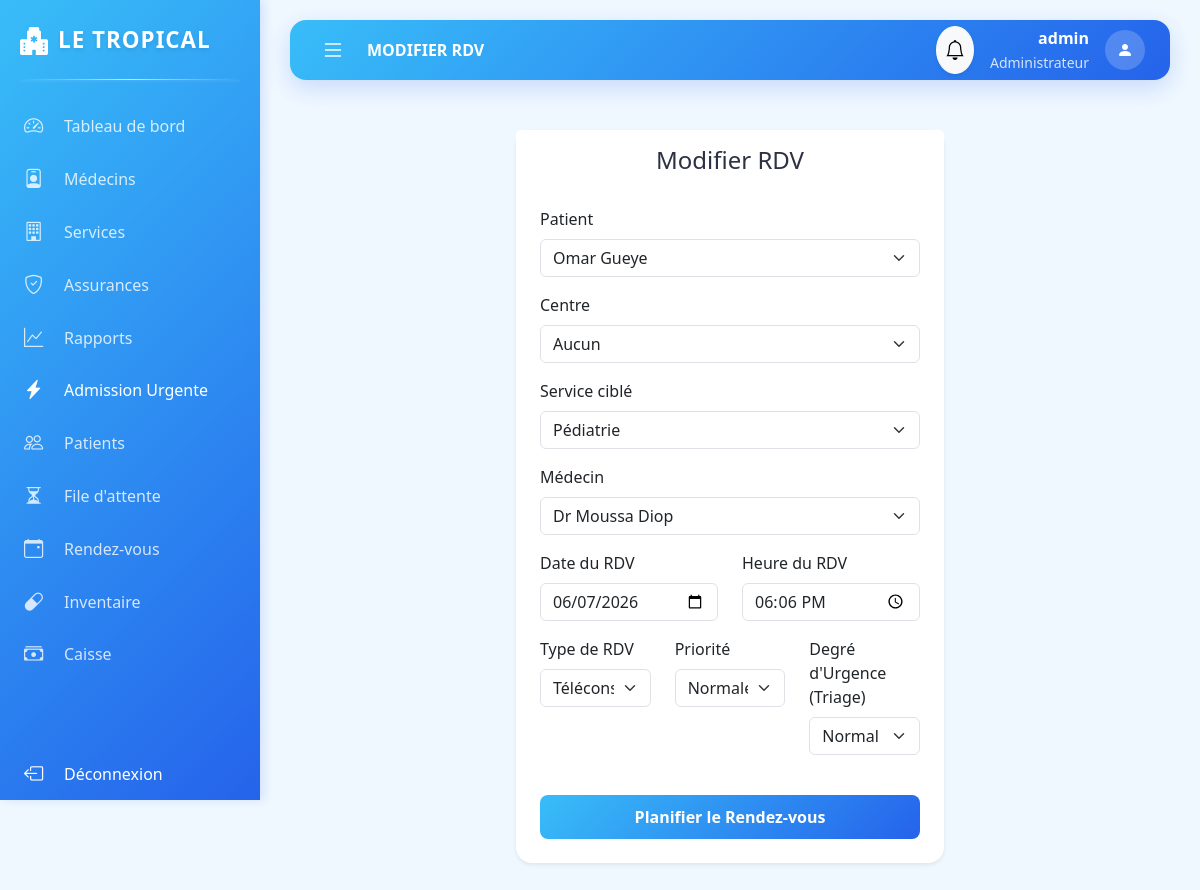
Screenshot of /rdv/modifier/5 (signed in) with the database file from the repository.
### app/models.py (models this page shows)
class Utilisateur(db.Model, UserMixin):
    id = db.Column(db.Integer, primary_key=True)
    username = db.Column(db.String(50), unique=True, nullable=False)
    password = db.Column(db.String(100), nullable=False)
    role = db.Column(db.String(20), nullable=False) # Admin, Medecin, Patient, Pharmacien, Receptionniste
    date_creation = db.Column(db.DateTime, default=datetime.utcnow)
    patient_id = db.Column(db.Integer, db.ForeignKey('patient.id'), nullable=True)
    patient = db.relationship('Patient', backref=db.backref('user', uselist=False))
    medecin_id = db.Column(db.Integer, db.ForeignKey('medecin.id'), nullable=True)
    medecin = db.relationship('Medecin', backref=db.backref('user', uselist=False))

class RendezVous(db.Model):
    id = db.Column(db.Integer, primary_key=True)
    date_rdv = db.Column(db.Date, nullable=False)
    heure_rdv = db.Column(db.Time, nullable=False)
    statut = db.Column(db.String(20), default='Programmé') # Programmé, Annulé, Terminé, Urgence
    type_rdv = db.Column(db.String(20), default='Présentiel') # Présentiel, Téléconsultation
    priorite = db.Column(db.Integer, default=1)
    degre_urgence = db.Column(db.String(20), default='Normal') # Normal, Moyen, Critique (Triage)
    patient_id = db.Column(db.Integer, db.ForeignKey('patient.id'), nullable=False)
    medecin_id = db.Column(db.Integer, db.ForeignKey('medecin.id'), nullable=False)
    service_id = db.Column(db.Integer, db.ForeignKey('service.id'), nullable=True)
    centre_id = db.Column(db.Integer, db.ForeignKey('centre.id'), nullable=True)
    consultation = db.relationship('Consultation', backref='rdv', uselist=False)

### app/routes.py (the view, shortened to what this page needs)
@main.route("/rdv/modifier/<int:rdv_id>", methods=['GET', 'POST'])
@login_required
def modifier_rdv(rdv_id):
    rdv = RendezVous.query.get_or_404(rdv_id); form = RDVForm(obj=rdv)
    form.patient_id.choices = [(p.id, f"{p.prenom} {p.nom}") for p in Patient.query.all()]
    form.centre_id.choices = [(0, 'Aucun')] + [(c.id, c.nom_centre) for c in Centre.query.all()]
    form.service_id.choices = [(s.id, s.nom_service) for s in Service.query.all()]
    form.medecin_id.choices = [(m.id, f"Dr {m.prenom} {m.nom}") for m in Medecin.query.all()]
    return render_template('rdv_form.html', form=form, title='Modifier RDV')

### app/forms.py
class RDVForm(FlaskForm):
    patient_id = SelectField('Patient', coerce=int, validators=[DataRequired()])
    centre_id = SelectField('Centre', coerce=int, validators=[Optional()])
    service_id = SelectField('Service ciblé', coerce=int, validators=[DataRequired()])
    medecin_id = SelectField('Médecin', coerce=int, validators=[DataRequired()])
    date_rdv = DateField('Date du RDV', validators=[DataRequired()])
    heure_rdv = TimeField('Heure du RDV', validators=[DataRequired()])
    type_rdv = SelectField('Type de RDV', choices=[('Présentiel', 'Présentiel'), ('Téléconsultation', 'Téléconsultation')], default='Présentiel')
    priorite = SelectField('Priorité', choices=[(1, 'Basse'), (2, 'Normale'), (3, 'Haute')], coerce=int, default=2)
    degre_urgence = SelectField('Degré d\'Urgence (Triage)', choices=[('Normal', 'Normal'), ('Moyen', 'Moyen'), ('Critique', 'Critique')], default='Normal')
    submit = SubmitField('Planifier le Rendez-vous')

### app/__init__.py (called while the page is built)
def create_app(config_class=Config):
    app = Flask(__name__)
    app.config.from_object(Config)
    db.init_app(app)
    bcrypt.init_app(app)
    login_manager.init_app(app)
    from app.routes import main
    app.register_blueprint(main)
    from app.transfert import transfert_bp
    app.register_blueprint(transfert_bp)
    @app.context_processor
    def inject_now():
        from datetime import datetime
        return {'datetime': datetime}
    return app

### app/models.py (called while the page is built)
@login_manager.user_loader
def load_user(user_id):
    return Utilisateur.query.get(int(user_id))

### app/routes.py (called while the page is built)
@main.app_context_processor
def inject_notifications():
    if current_user.is_authenticated: return dict(unread_notifications=[n for n in current_user.notifications if not n.lu])
    return dict(unread_notifications=[])

### app/templates/rdv_form.html (shortened to what this page needs)
{% extends "base.html" %}
{% block content %}
<div class="row justify-content-center">
    <div class="col-md-6">
        <div class="card shadow-sm border-0">
            <div class="card-header bg-white py-3 border-0 text-center">
                <h4 class="mb-0" style="color: var(--sn-green);">{{ title }}</h4>
            </div>
            <div class="card-body px-4 pb-4">
                <form method="POST" action="">
                    <div class="mb-3">
                        {{ form.patient_id.label(class="form-label") }}
                        {{ form.patient_id(class="form-select") }}
                    </div>
                    <div class="mb-3">
                        {{ form.centre_id.label(class="form-label") }}
                        {{ form.centre_id(class="form-select") }}
                    </div>
                    <div class="mb-3">
                        {{ form.service_id.label(class="form-label") }}
                        {{ form.service_id(class="form-select") }}
                    </div>
                    <div class="mb-3">
                        {{ form.medecin_id.label(class="form-label") }}
                        {{ form.medecin_id(class="form-select") }}
                    </div>
                    <div class="row">
                        <div class="col-md-6 mb-3">
                            {{ form.date_rdv.label(class="form-label") }}
                            {{ form.date_rdv(class="form-control", type="date") }}
                        </div>
                        <div class="col-md-6 mb-3">
                            {{ form.heure_rdv.label(class="form-label") }}
                            {{ form.heure_rdv(class="form-control", type="time") }}
                        </div>
                    </div>
                    <div class="row">
                        <div class="col-md-4 mb-3">
                            {{ form.type_rdv.label(class="form-label") }}
                            {{ form.type_rdv(class="form-select") }}
                        </div>
                        <div class="col-md-4 mb-3">
                            {{ form.priorite.label(class="form-label") }}
                            {{ form.priorite(class="form-select") }}
                        </div>
                        <div class="col-md-4 mb-3">
                            {{ form.degre_urgence.label(class="form-label") }}
                            {{ form.degre_urgence(class="form-select") }}
                        </div>
                    </div>
                    <div class="mt-4 d-grid">
                        {{ form.submit(class="btn btn-senegal") }}
                    </div>
                </form>
            </div>
        </div>
    </div>
</div>
{% endblock %}

### app/templates/base.html (shortened to what this page needs)
<!DOCTYPE html>
<html lang="fr">
<head>
    <link href="https://cdn.jsdelivr.net/npm/bootstrap@5.3.0/dist/css/bootstrap.min.css" rel="stylesheet">
    <link rel="stylesheet" href="https://cdn.jsdelivr.net/npm/bootstrap-icons@1.11.0/font/bootstrap-icons.css">
</head>
<body>
    {% if current_user.is_authenticated %}
    <div id="sidebar">
        <div class="sidebar-header">
            <i class="bi bi-hospital-fill text-success fs-3"></i>
            <span class="logo-text">LE TROPICAL</span>
        </div>
            <a href="{{ url_for('main.dashboard') }}" class="menu-item {{ 'active' if request.endpoint == 'main.dashboard' }}">
                <i class="bi bi-speedometer2"></i>
                <span class="menu-text">Tableau de bord</span>
            </a>
            {% if current_user.role == 'Administrateur' %}
            <a href="{{ url_for('main.list_medecins') }}" class="menu-item {{ 'active' if request.endpoint == 'main.list_medecins' }}">
                <i class="bi bi-person-badge"></i>
                <span class="menu-text">Médecins</span>
            </a>
            <a href="{{ url_for('main.list_services') }}" class="menu-item {{ 'active' if request.endpoint == 'main.list_services' }}">
                <i class="bi bi-building"></i>
                <span class="menu-text">Services</span>
            </a>
            <a href="{{ url_for('main.list_assurances') }}" class="menu-item {{ 'active' if request.endpoint == 'main.list_assurances' }}">
                <i class="bi bi-shield-check"></i>
                <span class="menu-text">Assurances</span>
            </a>
            <a href="{{ url_for('main.rapports') }}" class="menu-item {{ 'active' if request.endpoint == 'main.rapports' }}">
                <i class="bi bi-graph-up"></i>
                <span class="menu-text">Rapports</span>
            </a>
            {% endif %}
            {% if current_user.role in ['Administrateur', 'Receptionniste'] %}
            <a href="{{ url_for('main.admission_urgence') }}" class="menu-item {{ 'active' if request.endpoint == 'main.admission_urgence' }} text-danger">
                <i class="bi bi-lightning-charge-fill"></i>
                <span class="menu-text">Admission Urgente</span>
            </a>
            {% endif %}
            {% if current_user.role in ['Administrateur', 'Receptionniste', 'Medecin'] %}
            <a href="{{ url_for('main.list_patients') }}" class="menu-item {{ 'active' if request.endpoint == 'main.list_patients' }}">
                <i class="bi bi-people"></i>
                <span class="menu-text">Patients</span>
            </a>
            {% endif %}
            {% if current_user.role in ['Administrateur', 'Receptionniste'] %}
            <a href="{{ url_for('main.file_attente') }}" class="menu-item {{ 'active' if request.endpoint == 'main.file_attente' }}">
                <i class="bi bi-hourglass-split"></i>
                <span class="menu-text">File d'attente</span>
            </a>
            {% endif %}
            {% if current_user.role not in ['Pharmacien', 'Caissier'] %}
            <a href="{{ url_for('main.list_rdvs') }}" class="menu-item {{ 'active' if request.endpoint == 'main.list_rdvs' }}">
                <i class="bi bi-calendar-event"></i>
                <span class="menu-text">Rendez-vous</span>
            </a>
            {% endif %}
            {% if current_user.role == 'Pharmacien' or current_user.role == 'Administrateur' %}
            <a href="{{ url_for('main.pharmacie_inventaire') }}" class="menu-item {{ 'active' if request.endpoint == 'main.pharmacie_inventaire' }}">
                <i class="bi bi-capsule"></i>
                <span class="menu-text">Inventaire</span>
            </a>
            {% endif %}
            {% if current_user.role in ['Caissier', 'Administrateur'] %}
            <a href="{{ url_for('main.caisse_factures') }}" class="menu-item {{ 'active' if request.endpoint == 'main.caisse_factures' }}">
                <i class="bi bi-cash-stack"></i>
                <span class="menu-text">Caisse</span>
            </a>
            {% endif %}
            <div class="mt-auto pt-5">
                <a href="{{ url_for('main.logout') }}" class="menu-item text-danger">
                    <i class="bi bi-box-arrow-left"></i>
                    <span class="menu-text">Déconnexion</span>
                </a>
            </div>
        </div>
    <div id="main-wrapper">
        <header class="top-navbar">
            <button class="toggle-btn" id="sidebarToggle">
                <i class="bi bi-list"></i>
            </button>
            <div class="ms-3 fw-bold text-uppercase d-none d-md-block">
                {{ title if title else "Portail Santé" }}
            </div>
            <div class="ms-auto d-flex align-items-center">
                <div class="dropdown me-3">
                    <button class="btn btn-light position-relative rounded-circle shadow-sm p-2" type="button" data-bs-toggle="dropdown">
                        <i class="bi bi-bell fs-5"></i>
                    </button>
                </div>
                <div class="text-end me-3 d-none d-sm-block">
                    <div class="fw-bold">{{ current_user.username }}</div>
                    <small class="text-muted">{{ current_user.role }}</small>
                </div>
                <div class="rounded-circle bg-success text-white d-flex align-items-center justify-content-center" style="width: 40px; height: 40px;">
                    <i class="bi bi-person-fill"></i>
                </div>
            </div>
        </header>
        <main class="content-area">
            {% block content %}{% endblock %}
        </main>
    </div>
    {% else %}
    <div class="content-area p-0">
        {% block auth_content %}{% endblock %}
    </div>
    {% endif %}
</body>
</html>

### app/templates/base.html (style rules this page uses)
:root { --primary-gradient: linear-gradient(135deg, #38BDF8 0%, #2563EB 100%); --button-gradient: linear-gradient(135deg, #38BDF8 0%, #2563EB 100%); --bg-light: #F0F8FF; --text-dark: #2D3142; --text-muted: #9C9EAB; --accent-bg: #E0F2FE; --accent-text: #0284C7; --sidebar-width: 260px; --sidebar-collapsed-width: 70px; --top-nav-height: 60px; }
body { background-color: var(--bg-light); overflow-x: hidden; font-family: 'Segoe UI', Tahoma, Geneva, Verdana, sans-serif; color: var(--text-dark); }
h1, h2, h3, h4, h5, h6, .fw-bold { color: var(--text-dark) !important; }
.text-muted { color: var(--text-muted) !important; }
#sidebar { width: var(--sidebar-width); height: 100vh; position: fixed; left: 0; top: 0; z-index: 1000; background: var(--primary-gradient); color: white; transition: all 0.3s ease; box-shadow: 4px 0 10px rgba(37, 99, 235, 0.15); display: flex; flex-direction: column; overflow-y: auto; overflow-x: hidden; }
.sidebar-header { height: 80px; display: flex; align-items: center; padding: 0 20px; margin-bottom: 20px; position: relative; background: transparent; }
.sidebar-header::after { content: ''; position: absolute; bottom: 0; left: 20px; right: 20px; height: 1px; background: linear-gradient(90deg, transparent, rgba(255, 255, 255, 0.7), transparent); box-shadow: 0 1px 3px rgba(255, 255, 255, 0.2); }
.sidebar-header .logo-text { white-space: nowrap; overflow: hidden; font-weight: 800; font-size: 1.4rem; letter-spacing: 1px; margin-left: 10px; transition: opacity 0.2s; color: white; text-shadow: 0 2px 4px rgba(0, 0, 0, 0.1); }
#sidebar .text-success, #sidebar .text-danger { color: white !important; }
.menu-item { padding: 12px 20px; display: flex; align-items: center; color: rgba(255,255,255,0.8); text-decoration: none; transition: all 0.2s; border-left: 4px solid transparent; }
.menu-item i { font-size: 1.2rem; min-width: 30px; }
.menu-text { margin-left: 10px; white-space: nowrap; transition: opacity 0.2s; }
#main-wrapper { margin-left: var(--sidebar-width); transition: all 0.3s ease; min-height: 100vh; display: flex; flex-direction: column; }
.top-navbar { height: var(--top-nav-height); background: var(--primary-gradient); display: flex; align-items: center; padding: 0 25px; box-shadow: 0 8px 24px rgba(37, 99, 235, 0.2); position: sticky; top: 20px; z-index: 999; margin: 20px 30px; border-radius: 16px; color: white; }
.top-navbar .fw-bold, .top-navbar .text-uppercase { color: white !important; }
.top-navbar .text-muted { color: rgba(255, 255, 255, 0.8) !important; }
.top-navbar .bg-success { background: rgba(255, 255, 255, 0.2) !important; color: white !important; }
.toggle-btn { background: none; border: none; font-size: 1.5rem; cursor: pointer; color: white; }
.content-area { padding: 30px; flex-grow: 1; }
.card { background: #FFFFFF; border-radius: 16px; box-shadow: 0 8px 24px rgba(37, 99, 235, 0.08); border: none; transition: transform 0.2s, box-shadow 0.2s; }
.btn-senegal, .btn-success, .btn-primary { background: var(--button-gradient); color: white; border: none; border-radius: 8px; padding: 10px 20px; font-weight: 600; }

### rows the page displays
Utilisateur: username "admin", role "Administrateur"
RendezVous: patient_id "Omar Gueye", centre_id "Aucun", service_id "Pédiatrie", medecin_id "Dr Moussa Diop", date_rdv "06/07/2026", heure_rdv "18:06", type_rdv "Téléconsultation", priorite "Normale", degre_urgence "Normal"

### other values shown
{{ title if title else "Portail Santé" }} "MODIFIER RDV"
{{ title }} "Modifier RDV"
